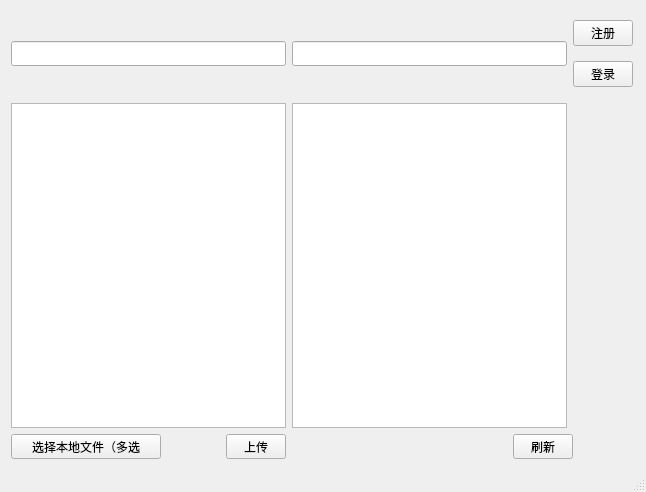
<?xml version="1.0" encoding="UTF-8"?>
<ui version="4.0">
 <class>MainWindow</class>
 <widget class="QMainWindow" name="MainWindow">
  <property name="geometry">
   <rect>
    <x>0</x>
    <y>0</y>
    <width>646</width>
    <height>492</height>
   </rect>
  </property>
  <property name="windowTitle">
   <string>MainWindow</string>
  </property>
  <widget class="QWidget" name="centralWidget">
   <layout class="QGridLayout" name="gridLayout">
    <item row="0" column="0">
     <layout class="QVBoxLayout" name="verticalLayout">
      <item>
       <spacer name="verticalSpacer">
        <property name="orientation">
         <enum>Qt::Vertical</enum>
        </property>
        <property name="sizeHint" stdset="0">
         <size>
          <width>20</width>
          <height>40</height>
         </size>
        </property>
       </spacer>
      </item>
      <item>
       <widget class="QLineEdit" name="ssid">
        <property name="minimumSize">
         <size>
          <width>275</width>
          <height>25</height>
         </size>
        </property>
        <property name="maximumSize">
         <size>
          <width>275</width>
          <height>25</height>
         </size>
        </property>
        <property name="focusPolicy">
         <enum>Qt::StrongFocus</enum>
        </property>
       </widget>
      </item>
      <item>
       <spacer name="verticalSpacer_2">
        <property name="orientation">
         <enum>Qt::Vertical</enum>
        </property>
        <property name="sizeHint" stdset="0">
         <size>
          <width>20</width>
          <height>40</height>
         </size>
        </property>
       </spacer>
      </item>
     </layout>
    </item>
    <item row="0" column="1">
     <layout class="QVBoxLayout" name="verticalLayout_2">
      <item>
       <spacer name="verticalSpacer_4">
        <property name="orientation">
         <enum>Qt::Vertical</enum>
        </property>
        <property name="sizeHint" stdset="0">
         <size>
          <width>20</width>
          <height>40</height>
         </size>
        </property>
       </spacer>
      </item>
      <item>
       <widget class="QLineEdit" name="pwd">
        <property name="minimumSize">
         <size>
          <width>275</width>
          <height>25</height>
         </size>
        </property>
        <property name="maximumSize">
         <size>
          <width>275</width>
          <height>25</height>
         </size>
        </property>
       </widget>
      </item>
      <item>
       <spacer name="verticalSpacer_3">
        <property name="orientation">
         <enum>Qt::Vertical</enum>
        </property>
        <property name="sizeHint" stdset="0">
         <size>
          <width>20</width>
          <height>40</height>
         </size>
        </property>
       </spacer>
      </item>
     </layout>
    </item>
    <item row="0" column="2" colspan="2">
     <layout class="QVBoxLayout" name="verticalLayout_3">
      <item>
       <widget class="QPushButton" name="register_2">
        <property name="minimumSize">
         <size>
          <width>0</width>
          <height>25</height>
         </size>
        </property>
        <property name="maximumSize">
         <size>
          <width>60</width>
          <height>16777215</height>
         </size>
        </property>
        <property name="text">
         <string>注册</string>
        </property>
       </widget>
      </item>
      <item>
       <widget class="QPushButton" name="login">
        <property name="minimumSize">
         <size>
          <width>0</width>
          <height>25</height>
         </size>
        </property>
        <property name="maximumSize">
         <size>
          <width>60</width>
          <height>16777215</height>
         </size>
        </property>
        <property name="text">
         <string>登录</string>
        </property>
       </widget>
      </item>
     </layout>
    </item>
    <item row="1" column="0">
     <layout class="QVBoxLayout" name="verticalLayout_4">
      <item>
       <widget class="QListWidget" name="listWidget">
        <property name="minimumSize">
         <size>
          <width>275</width>
          <height>325</height>
         </size>
        </property>
        <property name="maximumSize">
         <size>
          <width>275</width>
          <height>325</height>
         </size>
        </property>
       </widget>
      </item>
      <item>
       <layout class="QHBoxLayout" name="horizontalLayout">
        <item>
         <widget class="QPushButton" name="choose">
          <property name="minimumSize">
           <size>
            <width>150</width>
            <height>25</height>
           </size>
          </property>
          <property name="maximumSize">
           <size>
            <width>150</width>
            <height>25</height>
           </size>
          </property>
          <property name="text">
           <string>选择本地文件（多选</string>
          </property>
         </widget>
        </item>
        <item>
         <spacer name="horizontalSpacer">
          <property name="orientation">
           <enum>Qt::Horizontal</enum>
          </property>
          <property name="sizeHint" stdset="0">
           <size>
            <width>40</width>
            <height>20</height>
           </size>
          </property>
         </spacer>
        </item>
        <item>
         <widget class="QPushButton" name="upload">
          <property name="minimumSize">
           <size>
            <width>60</width>
            <height>25</height>
           </size>
          </property>
          <property name="maximumSize">
           <size>
            <width>60</width>
            <height>25</height>
           </size>
          </property>
          <property name="text">
           <string>上传</string>
          </property>
         </widget>
        </item>
       </layout>
      </item>
     </layout>
    </item>
    <item row="1" column="1" colspan="2">
     <layout class="QVBoxLayout" name="verticalLayout_5">
      <item>
       <widget class="QListWidget" name="listWidget_2">
        <property name="minimumSize">
         <size>
          <width>275</width>
          <height>325</height>
         </size>
        </property>
        <property name="maximumSize">
         <size>
          <width>275</width>
          <height>325</height>
         </size>
        </property>
       </widget>
      </item>
      <item>
       <layout class="QHBoxLayout" name="horizontalLayout_2">
        <item>
         <spacer name="horizontalSpacer_2">
          <property name="orientation">
           <enum>Qt::Horizontal</enum>
          </property>
          <property name="sizeHint" stdset="0">
           <size>
            <width>40</width>
            <height>20</height>
           </size>
          </property>
         </spacer>
        </item>
        <item>
         <widget class="QPushButton" name="flush">
          <property name="minimumSize">
           <size>
            <width>60</width>
            <height>25</height>
           </size>
          </property>
          <property name="maximumSize">
           <size>
            <width>60</width>
            <height>25</height>
           </size>
          </property>
          <property name="text">
           <string>刷新</string>
          </property>
         </widget>
        </item>
       </layout>
      </item>
     </layout>
    </item>
    <item row="1" column="3">
     <spacer name="horizontalSpacer_3">
      <property name="orientation">
       <enum>Qt::Horizontal</enum>
      </property>
      <property name="sizeHint" stdset="0">
       <size>
        <width>53</width>
        <height>20</height>
       </size>
      </property>
     </spacer>
    </item>
   </layout>
  </widget>
  <widget class="QMenuBar" name="menuBar">
   <property name="geometry">
    <rect>
     <x>0</x>
     <y>0</y>
     <width>646</width>
     <height>28</height>
    </rect>
   </property>
  </widget>
  <widget class="QStatusBar" name="statusBar"/>
 </widget>
 <layoutdefault spacing="6" margin="11"/>
 <resources/>
 <connections/>
</ui>
